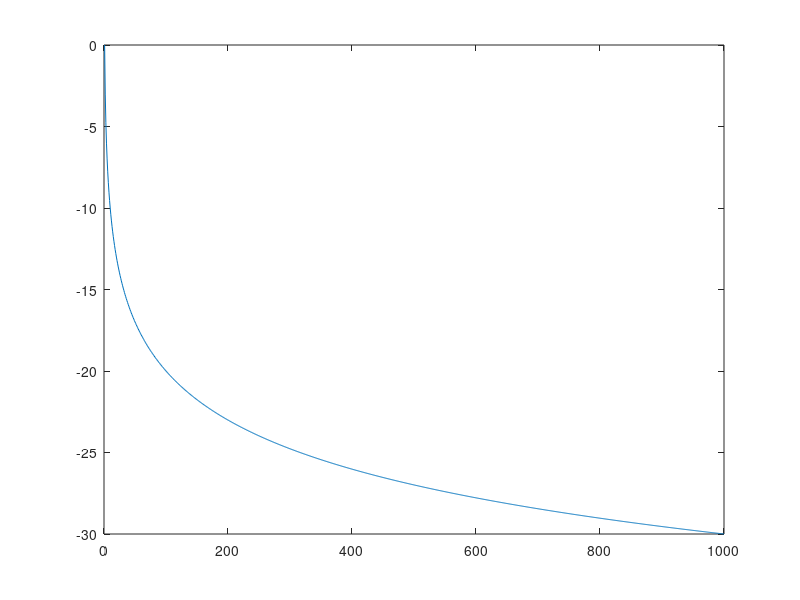
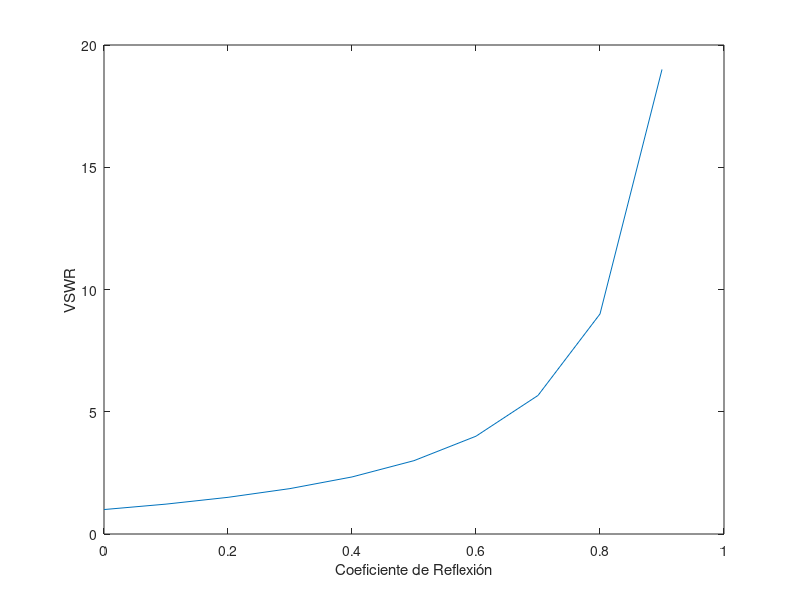

These figures' MATLAB source, in order:
% PR = 10*log(Pi/Pr)
clc;
Pir = 1:1000;

PR = 10 * log10(1./Pir);

figure(1)
plot(Pir, PR)

Gamma = 0:0.1:1;
VSWR = (1 + Gamma)./(1 - Gamma);
figure(2)
plot(Gamma, VSWR)
xlabel('Coeficiente de Reflexión')
ylabel('VSWR')